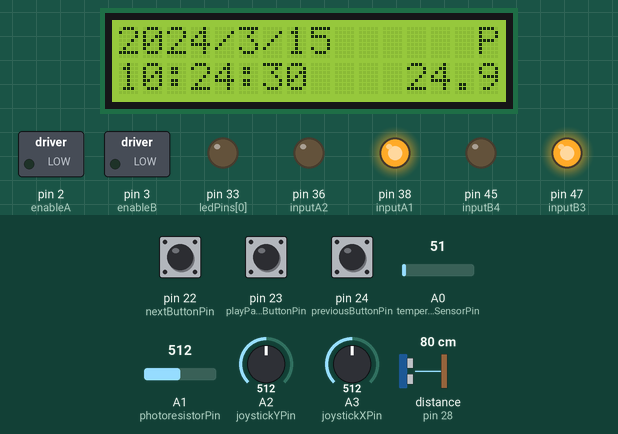
This sketch was run on a simulated Arduino Mega 2560, built with avr-gcc and run on an emulated ATmega2560. On the bench: 16×2 character LCD, switched loads named in the sketch (green lamp = pin HIGH), output pins drawn as LEDs (lit = HIGH). Wiring (inferred from the names in the program): ultrasonic range finder: trigger pin 29; echo pin 28. The inputs (shaded band) are chosen by the test bench; at power-on: A3 (joystickXPin) = 512, pin 23 (playPauseButtonPin) HIGH, pin 22 (nextButtonPin) HIGH, pin 24 (previousButtonPin) HIGH, A0 (temperatureSensorPin) = 51, A1 (photoresistorPin) = 512, A2 (joystickYPin) = 512, distance to the obstacle (sensor on pin 28) 80 cm. The echo pulse lasts 58.3 µs per cm; the local clock reads 2024-03-15 10:24:30 at power-on unless the sketch sets it; the audio player accepts every command and is not drawn; pins used as bus, display or sensor lines are not drawn.

Above: at 0.6 s.
At 1.7 s:
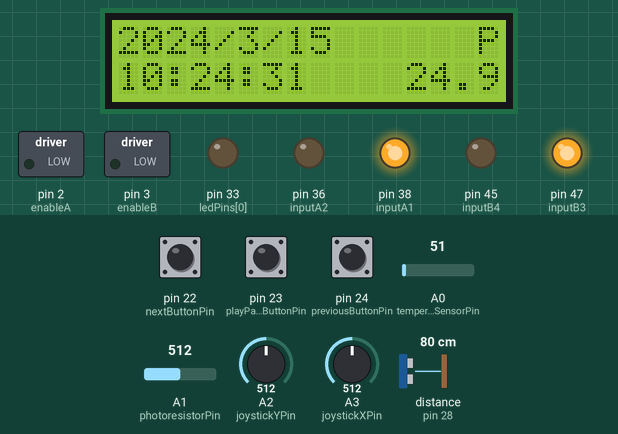
1.8 s: A3 (joystickXPin) set to 106
5.8 s: A3 (joystickXPin) set to 90
At 8.2 s:
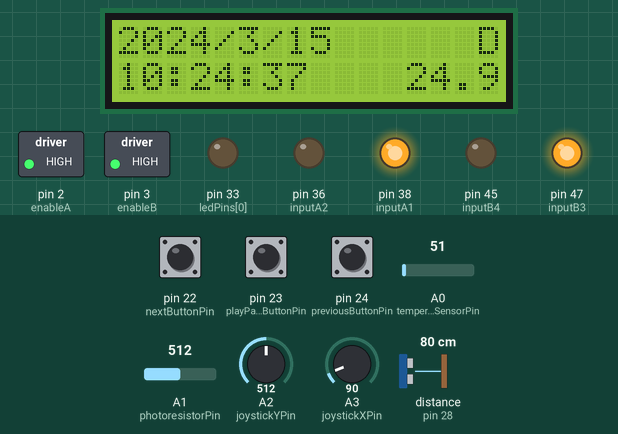
8.9 s: pin 23 (playPauseButtonPin) pulled LOW for 0.15 s
9.6 s: pin 22 (nextButtonPin) pulled LOW for 0.15 s
13.8 s: pin 22 (nextButtonPin) pulled LOW for 1 s
16.3 s: pin 23 (playPauseButtonPin) pulled LOW for 0.15 s
Timing chart, 0 to 19.3 s (numbered marks = the images above; inputs shaded):
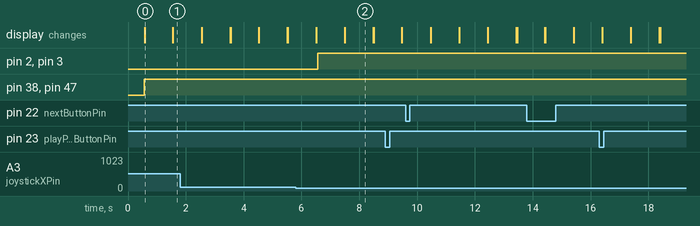

Measured:
- the behaviour switches between 100 and 99 on A3 (joystickXPin) (found by bisection; images 1 and 2)
- after the input at 5.8 s, pin 2 (enableA), pin 3 (enableB): LOW → HIGH after 0.76 s; the display: first changes after 0.70 s (image 2 shows a later state)
- what the display in image 0 shows lasts 1.0 s, from 0.6 s to 1.6 s

The sketch:

Embedded_Project.ino
```cpp
#include <Arduino_FreeRTOS.h>
#include "SoftwareSerial.h"
#include "DFRobotDFPlayerMini.h"
#include <semphr.h>
#include <LiquidCrystal.h>
#include <Wire.h>
#include "RTClib.h"

/**** Constants ****/
// Car
//#define motorPinsLength = 4;
//const int[motorPinsLength] motorPins = {};
const int enableA = 2;
const int inputA1 = 38;
const int inputA2 = 36;
const int enableB = 3;
const int inputB3 = 47;
const int inputB4 = 45;
const int buttonPin = 32;

// AEB
const int buzzerPin = 25;
const int ultrasonicPinsLength = 1;
const int trigPins[ultrasonicPinsLength] = {29};
const int echoPins[ultrasonicPinsLength] = {28};
const int distanceToBrake = 20;
const int distanceToBuzz = 40;

// GPD
const int lcdRSPin = 10;
const int lcdEnablePin = 11;
const int lcdBitMode = 4;
const int lcdRegistersPins[lcdBitMode] = {4,5,6,7};
LiquidCrystal lcd(lcdRSPin,lcdEnablePin,lcdRegistersPins[0],lcdRegistersPins[1],lcdRegistersPins[2],lcdRegistersPins[3]);
RTC_DS1307 rtc;
const int temperatureSensorPin = A0;
const int joystickXPin = A3;
const int joystickYPin = A2;
const int photoresistorPin = A1;
const int ledPinsLength = 1;
const int ledPins[ledPinsLength] = {33};

// SS
const int playPauseButtonPin = 23;
const int nextButtonPin = 22;
const int previousButtonPin = 24;
const int RXPin = 9;
const int TXPin = 8;
SemaphoreHandle_t playSemaphore;
SoftwareSerial mySoftwareSerial(RXPin,TXPin);
DFRobotDFPlayerMini myDFPlayer;

/**** Global Variables ****/
char currentGear = 'P';
float temperature = 0;
int distanceFront = 999;
int distanceBack = 999;

/**** Method Definitions ****/
// Tasks
void AutoEmergencyBraking( void *pvParameters);
void GeneralPurposeDisplay( void *pvParameters);
void SoundSystem( void *pvParameters);
void WarningSystem( void *pvParameters);
void SoundControl( void *pvParameters);

// CAR Helpers
void moveMotors(int analogValue);
// AEB Helpers
int UltrasonicSensor(int TRIG, int ECHO);
// GPD Helpers
float TemperatureSensor();
boolean Photoresistor(int lightCal);
void LCD();
void Joystick();

// SS Helpers
void playFirstTime();
void play();
void pause();
void playNext();
void playPrevious();


void setup() {
  // Car
  pinMode(enableA, OUTPUT);
  pinMode(inputA1, OUTPUT);
  pinMode(inputA2, OUTPUT);
  pinMode(enableB, OUTPUT);
  pinMode(inputB3, OUTPUT);
  pinMode(inputB4, OUTPUT);
  pinMode(buttonPin, INPUT);

  // AEB
  pinMode(buzzerPin, OUTPUT);
  for(int i=0;i<ultrasonicPinsLength;i++){
    pinMode(trigPins[i],OUTPUT);
  }
  // GPD
  lcd.begin(16,2);
  rtc.begin();
//  rtc.adjust(DateTime(F(__DATE__), F(__TIME__)));
  for(int i=0;i<ledPinsLength;i++){
    pinMode(ledPins[i], OUTPUT);
    digitalWrite(ledPins[i], LOW);
  }
  // SS
  pinMode(TXPin, OUTPUT);
  digitalWrite(playPauseButtonPin,HIGH);
  digitalWrite(nextButtonPin,HIGH);
  digitalWrite(previousButtonPin,HIGH);
  playSemaphore= xSemaphoreCreateBinary();
  mySoftwareSerial.begin(9600);
  myDFPlayer.begin(mySoftwareSerial);

  Serial.begin(9600);

  xTaskCreate (AutoEmergencyBraking, "AEB", 128, NULL, 3, NULL);
  xTaskCreate (GeneralPurposeDisplay, "GPD", 128, NULL, 2, NULL);
  xTaskCreate (SoundSystem, "SS", 128, NULL, 1, NULL);
  xTaskCreate (SoundControl, "SC", 128, NULL, 1, NULL);
  xTaskCreate (WarningSystem, "WS", 128, NULL, 4, NULL);
}

void loop() {

}

void AutoEmergencyBraking (void *pvParameters)
{
  TickType_t previousWakeTime;
  previousWakeTime = xTaskGetTickCount();
  int buttonState = HIGH;
  int state = 0;
  while (1) {
    int distanceFront1 = UltrasonicSensor(trigPins[0],echoPins[0]);
    int distanceFront2 = 999;//UltrasonicSensor(trigPins[1],echoPins[1]);
    int distanceFront3 = 999;//UltrasonicSensor(trigPins[2],echoPins[2]);
    distanceFront = min(distanceFront1,min(distanceFront2,distanceFront3));
    distanceBack = 999;//UltrasonicSensor(trigPins[3],echoPins[3]);

    if((distanceFront < distanceToBrake && currentGear == 'D') || (distanceBack < distanceToBrake && currentGear == 'R')){
      moveMotors(0);
    }
    else{
      if(currentGear == 'D')
        moveMotors(255);
    }
    if(currentGear != 'D'){
      moveMotors(0);
    }
//    if(digitalRead(buttonPin) != buttonState) {
//        buttonState = digitalRead(buttonPin);
//        state = (state + 1) % 2;
//        delay(50);
//    }
//    if(state == 1)
//        moveMotors(0);
//    else
//        moveMotors(255);
    vTaskDelayUntil(&previousWakeTime, pdMS_TO_TICKS (150));
  }
}
void GeneralPurposeDisplay (void *pvParameters)
{
  TickType_t previousWakeTime;
  previousWakeTime = xTaskGetTickCount();
  int lightCal = analogRead(photoresistorPin);
  boolean isDark;
  while (1) {
    isDark = Photoresistor(lightCal);
    temperature = TemperatureSensor();
    Joystick();
    if(isDark){
      digitalWrite(ledPins[0], HIGH);
    }
    else{
      digitalWrite(ledPins[0], LOW);
    }
    LCD();
    vTaskDelayUntil(&previousWakeTime, pdMS_TO_TICKS (1000));
  }
}
void SoundSystem (void *pvParameters)
{
  int playPauseButtonState = HIGH;
  int playPrevState = HIGH;
  bool isPlaying = false;
  bool initialPlay = true;
  while (1) {
    playPauseButtonState = digitalRead(playPauseButtonPin);
    if(playPauseButtonState == !playPrevState && playPauseButtonState == LOW){
      if(initialPlay){
        xSemaphoreGive(playSemaphore);
        playFirstTime();
        isPlaying = true;
        initialPlay = false;
      }
      else{
        if(isPlaying){
          xSemaphoreTake(playSemaphore, portMAX_DELAY);
          pause();
          isPlaying = false;
        }
        else{
          xSemaphoreGive(playSemaphore);
          play();
          isPlaying = true;
        }
      }
    }
    playPrevState = playPauseButtonState;
//    vTaskDelay(pdMS_TO_TICKS (10));
    delay(10);
  }
}
void SoundControl (void *pvParameters)
{
  int nextButtonState = HIGH;
  int previousButtonState = HIGH;
  int nextPrevState = HIGH;
  int prevPrevState = HIGH;
  while(1){
    nextButtonState = digitalRead(nextButtonPin);
    previousButtonState = digitalRead(previousButtonPin);
    xSemaphoreTake(playSemaphore, portMAX_DELAY);
    if(nextButtonState == !nextPrevState && nextButtonState == LOW){
      playNext();
    }
    else if(previousButtonState == !prevPrevState && previousButtonState == LOW){
      playPrevious();
    }
    xSemaphoreGive(playSemaphore);
    nextPrevState = nextButtonState;
    prevPrevState = previousButtonState;
//    vTaskDelay(pdMS_TO_TICKS (10));
    delay(10);
  }
}
void WarningSystem (void *pvParameters)
{
  TickType_t previousWakeTime;
  previousWakeTime = xTaskGetTickCount();
  while (1) {
    if(distanceFront <= distanceToBuzz && currentGear == 'D' && distanceFront > distanceToBrake){
      tone(buzzerPin,880,distanceFront*10);
      vTaskDelayUntil(&previousWakeTime, pdMS_TO_TICKS (distanceFront*10));
      tone(buzzerPin,0,distanceFront*10);
      vTaskDelayUntil(&previousWakeTime, pdMS_TO_TICKS (distanceFront*10));
    }
    else if(distanceFront <= distanceToBrake && currentGear == 'D'){
      tone(buzzerPin,880);
      vTaskDelay(pdMS_TO_TICKS (distanceFront*10));
    }
    else{
      tone(buzzerPin, 0,1);
      vTaskDelay(pdMS_TO_TICKS (distanceToBuzz*10));
    }
  }
}

// CAR
void moveMotors(int analogValue) {
    digitalWrite(inputA1, HIGH);
    digitalWrite(inputA2, LOW);
    analogWrite(enableA, analogValue);
    digitalWrite(inputB3, HIGH);
    digitalWrite(inputB4, LOW);
    analogWrite(enableB, analogValue);
}

// AEB
int UltrasonicSensor(int TRIG, int ECHO)
{
  digitalWrite(TRIG,LOW);
  delayMicroseconds(2);
  digitalWrite(TRIG,HIGH);
  delayMicroseconds(10);
  digitalWrite(TRIG,LOW);
  delayMicroseconds(2);
  return pulseIn(ECHO,HIGH) * 340 / 20000;
}

// GPD
bool Photoresistor(int lightCal) {
  const int SENSITIVITY = 10;
  int lightVal = analogRead(photoresistorPin);
  if (lightVal < lightCal - SENSITIVITY)
//   if(lightVal < 100)
    return true;
  return false;
}
float TemperatureSensor(){
  float reading = analogRead(temperatureSensorPin) * 0.48828125;
  return reading;
}
void Joystick(){
  int xPinValue = analogRead(joystickXPin);
  int yPinValue = analogRead(joystickYPin);
  if(xPinValue < 100){
    currentGear = 'D';
  }
  else if(xPinValue > 923){
    currentGear = 'R';
  }
  else if(yPinValue < 100){
    currentGear = 'P';
  }
  else if(yPinValue > 923){
    currentGear = 'N';
  }
}
void LCD(){
  lcd.clear();
  DateTime now = rtc.now();
  lcd.print(now.year());
  lcd.print('/');
  lcd.print(now.month());
  lcd.print('/');
  lcd.print(now.day());
  lcd.setCursor(15,0);
  lcd.print(currentGear);
  lcd.setCursor(0,1);
  lcd.print(now.hour());
  lcd.print(':');
  lcd.print(now.minute());
  lcd.print(':');
  lcd.print(now.second());
  lcd.setCursor(12,1);
  lcd.print(temperature);
}

// SS
void playFirstTime(){
  myDFPlayer.volume(15);
  myDFPlayer.play(1);
}
void pause()
{
  myDFPlayer.pause();
}
void play()
{
  myDFPlayer.start();
}
void playNext()
{
  myDFPlayer.next();
}
void playPrevious()
{
  myDFPlayer.previous();
}
```
